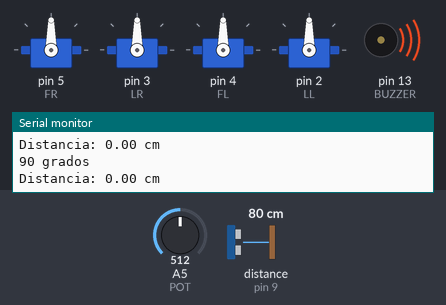
This sketch was run on a simulated Arduino Uno, built with avr-gcc and run on an emulated ATmega328P. On the bench: 4 × servo, buzzer (waves = sounding, pin HIGH), the last lines printed to the serial monitor. Wiring (inferred from the names in the program): ultrasonic range finder: trigger pin 8; echo pin 9. The inputs (shaded band) are chosen by the test bench; at power-on: A5 (POT) = 512, distance to the obstacle (sensor on pin 9) 80 cm. The echo pulse lasts 58.3 µs per cm; pins used as bus, display or sensor lines are not drawn.

Above: at 3.0 s.
3.1 s: A5 (POT) set to 716
At 5.9 s:
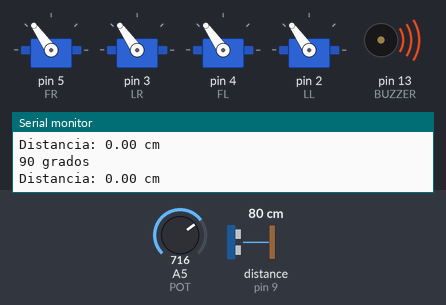
6.3 s: A5 (POT) set to 900
At 8.0 s:
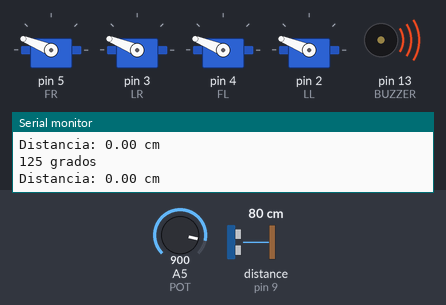
9.3 s: A5 (POT) set to 1023
At 10.0 s:
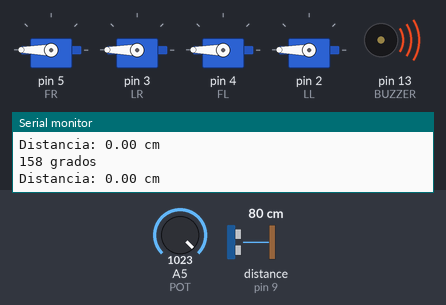
12.3 s: A5 (POT) set to 306
At 15.1 s:
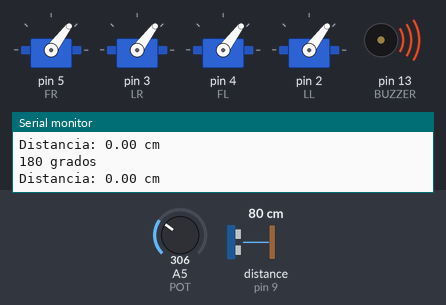
15.4 s: A5 (POT) set to 190
At 17.5 s:
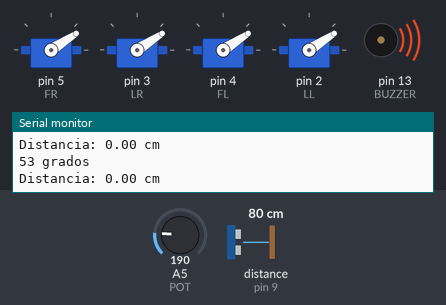
18.4 s: A5 (POT) set to 40
At 19.5 s:
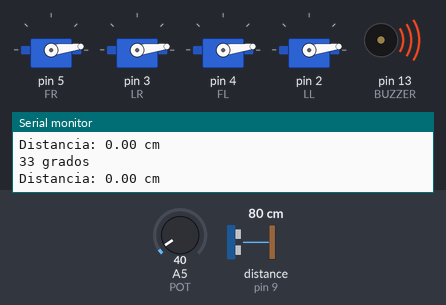
Timing chart, 0 to 21.4 s (numbered marks = the images above; inputs shaded):
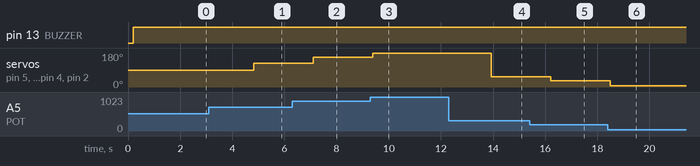

Measured:
- after the input at 3.1 s, servo on pin 5 (FR), servo on pin 3 (LR), servo on pin 4 (FL), servo on pin 2 (LL): 90° → 125° after 1.7 s
- after the input at 6.3 s, servo on pin 5 (FR), servo on pin 3 (LR), servo on pin 4 (FL), servo on pin 2 (LL): 125° → 158° after 0.81 s
- after the input at 9.3 s, servo on pin 5 (FR), servo on pin 3 (LR), servo on pin 4 (FL), servo on pin 2 (LL): 158° → 180° after 0.08 s
- after the input at 12.3 s, servo on pin 5 (FR), servo on pin 3 (LR), servo on pin 4 (FL), servo on pin 2 (LL): 180° → 53° after 1.6 s
- after the input at 15.4 s, servo on pin 5 (FR), servo on pin 3 (LR), servo on pin 4 (FL), servo on pin 2 (LL): 53° → 33° after 0.81 s
- after the input at 18.4 s, servo on pin 5 (FR), servo on pin 3 (LR), servo on pin 4 (FL), servo on pin 2 (LL): 33° → 7° after 0.09 s

The sketch:

otto_simplificado.ino
```cpp
/* O monitor serie non me da a mesma distancia que marca o sensor ultrasonico no simulador, comprovar se iso
   e o correcto

Programa que imita o comportamento dun robot Otto simplificado.

As conexións aos servos son as que se indican a seguir.
         ---------------
        |     O   O     |
        |---------------|
LR 3==> |               | <== LL 2
         ---------------
            ||     ||
            ||     ||
FR 5==>   -----   ------  <== FL 4
         |-----   ------|

O zumbador vai conectado no pin 13 e o sensor de distancia HC-SR04
nos pins 9 (echo) e 8 (trigger).

A función loop() vai facendo chamadas a funcións definidas aparte. NON inclúe máis
código que chamdas a función externas.

Autor: Juan Carlos Maneiro Moreira
Data: Marzo de 2023
*/

//#include <NewPing.h>  //Pódese empregar opcionalmente, non en TinkerCad
#include <Servo.h>

//Pin de control do servo Para provar con potenciometro
//#define CTRL 3 // Definimos o control para a Saida 3 do Arduino // esta usado FR PARA A PERNA DEREITA, tamen activa o resto de servos

//Pin de lectura do potenciometro
#define POT A5 // Definimos o potenciometro en entrada Analoxica A5 //Para provar con potenciometro

// Definicións do sensor HC-SR04
#define ECHO           9
#define TRIGGER        8

#define calcDist(t) t*0.034 // definimos calcDist como o resultado dado polo tempo que tarda o son entre o
                            // trigger e o echo no esta correcto o 100% con 0.017 dame cerca da metade asi
                            //que usei 0.034 pero tampouco e 100x100 exato ten demasiado erro...INVESTIGAR

#define DIST_MAX       200
#define UMBRAL_DIST    50 //Cambiado umbral xa que algo teño mal no codigo e no lee ben a distancia, ou eso parece
                          // a 50cm e mais cerca zumba, se me alexo deixa de zumbar SEGUE SENDO PRECISO CO 0.034

// funcions definidas que poderemos usar en calquera momento

float tempo, distancia; //funcions flotantes para medir tempo e distancia
float tInicial, tFinal; //funcions flotantes para medir os tempos de ida e volta do sensor coas cales calculara adistancia por medio da funcion t definida mais adiante
int echo;
String mensaxe = "";    //usamolo para poder comunicarnos coa placa a traves do serial (monitor serie)
int espera = 200;       // outro tempo para usar no delay
//int grados = º; // non me deixa usar º pensa que e "\" revisar mais adiante

//NewPing sonar(TRIGGER, ECHO, DIST_MAX); //Obxecto sensor de distancia para <NewPing.h>


// Buzzer
#define BUZZER   13

// Definicións dos servos
#define FR       5  // Pé dereito (Right Foot)
#define FL       4  // Pé esquerdo (Left Foot)
#define LR       3  // Perna dereita (Right Leg)
#define LL       2  // Perna esquerda (Left Leg)

Servo peDer, pernaDer, peEsq, pernaEsq; //Definimos os servomotores, E vez de chamarlle motor agora chamamoslle perna... e decir "servo peDer"

int angulo = 10; //Por que empezamos en 10? //Para provar con potenciometro
int veloc = 2000; //Tempo que tarda en recorrer o codigo e enviar a orde de movemento //Para provar con potenciometro

void setup() { //donde se encontra toda a configuracion do codigo
  Serial.begin(9600);      // poñemolo sempre para poder utilizar o monitor serie, necesario tanto para recibir como para enviar
  pinMode(TRIGGER, OUTPUT);// pin trigger do sr04 SAIDA
  pinMode(ECHO, INPUT);    // pin echo do sensor

  pinMode(BUZZER, OUTPUT); // pin que da señal o buzzer (zumbador)

  peDer.attach(FR);        // usarei perna dereita para as primeiras provas
  pernaDer.attach(LR);     // mais adiante useinas todas, e decir cun servo manexo todos o servos ao mesmo tempo
  peEsq.attach(FL);        // decimos que cada pe-perna se ten que activar coma un motor
  pernaEsq.attach(LL);     // attach e unha variable do id de arduino "atach", que se usa para definir aos motores
}

void loop() { //donde se encontra a parte do programa que se vai repetir ciclicamente (bucle)
  demasiadoProximo();

  //Lectura do potenciometro//Para provar con potenciometro, o pe dereito reacciona o potenciometro
  angulo = analogRead(POT);              // decimos que ángulo é a lectura do potenciómetro
  angulo = map(angulo, 0, 1023, 0, 180); // mapeamos o valor do angulo xa que o servo esta entre 0 e 180 e a placa arduino
                                         // danos valores entre 0 e 1023

  //Actualiza servo

                              //Todos os servos reaccionan co potenciometro o mesmo tempo
    peDer.write(angulo);      //posicionamos os servos no valor do angulo dado polo potenciometro
    pernaDer.write(angulo);
    peEsq.write(angulo);
    pernaEsq.write(angulo);
  delay(veloc); // usamos sempre variables definidas anteriormente asi en caso de modificacion non temos que vir o loop
  Serial.print(angulo); // imprime o valor do angulo no monitor serie // ATA AQUI Para probar con potenciometro
  Serial.println(" grados"); //recordatorio "" di o que hai dentro, sen comillas refirese a unha funcion definida

}

// Funcións externas

// Función que indica se o obxecto supera o
// umbral (true) ou non (false
bool demasiadoProximo() { //variables buleanas, as variables deste tipo poden ter dous valores, true (verdadeiro) ou false (falso)
  // creo que poderiamos conseguir que o zumbador soase ou non xa dende aqui ainda que o fixen coa funcion float
  if(distanciaObxecto() < UMBRAL_DIST) zumbar(); //vale, si que o necesito, esta funcion forma parte das definicions do float e tamen precisas
  else nonZumbar();    //para saber cando o zumbador debe estar activo ou non, si distancia <UMBRAL_DIST(neste caso 50) deber zumbar
  delay(50);           // en caso contrario (else) non zumbara
}

// Función que calcula a distancia ao obxecto en cm
// Incúe unha espera de 50 ms

float distanciaObxecto() {

    //Enviamos un pulso co HC-SR04
  digitalWrite(TRIGGER, LOW);   //primeiro aseguramos que o trigger este en baixo para poder emitir un ultrason
  delayMicroseconds(5);         //5 micro sec
  digitalWrite(TRIGGER, HIGH);  // enviamos un primero pulso de 10 sg
  delayMicroseconds(10);
  digitalWrite(TRIGGER, LOW);   // volvemos a desactivar o trigger e agardamos o eco do son
  echo = digitalRead(ECHO);     // recibimos o son
  tInicial = micros();          //calculamos o tempo en micro sec
  while(echo == LOW) {
    echo = digitalRead(ECHO);
  }
  while(echo == HIGH) {
    echo = digitalRead(ECHO);
    tFinal = micros();
  }
  //A resta dos dous tempos danos a duración do pulso desde que se empeza a enviar até que se deixa de recibir
  tempo = tFinal - tInicial;
  tempo /= 2;

  //Calculamos a distancia en cm
  //distancia = calcDist(tempo);

  //Escribimos no porto serie os resultados
  mensaxe = "Distancia: " + String(distancia) + " cm";
  Serial.println(mensaxe);
  delay(espera);

  return distancia; // moi necesario o retorno da distancia

}


float calcularDistancia(float t) { //Aqui metemos a funcion zumba non zumba si se cumple o umbral dado

  if (distancia < UMBRAL_DIST) //se a distancia e < UMBRAL_DIST
  {

  }

}

// Función que fai zumbar o zumbador durante 20 ms
void zumbar() {

  // Lanzamos alertas
    digitalWrite(BUZZER, HIGH); //fai soar o zumbador durante 20 ms
    delay(20);

}

// Función que apaga o zumbador durante 20 ms
void nonZumbar() {

  digitalWrite(BUZZER, LOW); // apaga o buzzer, creo que finxen un lio o buzzer estame dando a distancia
    delay(20);

}

/**  datos esliminados para posterior analise

 // v = 2*dist / tempo ==> dist = tempo*v/2
  // dist = tempo*0.034/2 = tempo*0.017 [cm]
  // return t*0.017;

  **/
/*
 * Función para calcular a distancia en cm.
 * A distancia medida é o doble da obtida
 * polo sensor (ida e volta).
 * As unidades serán en cm/us, a velocidade
 * do son é 340 m/s =
 * = 340 m/s * (1 s)/(1000000 us) * (100 cm)/(1 m) =
 * = 340 / 10000 cm/us = 0.034 cm/us
 */
```
